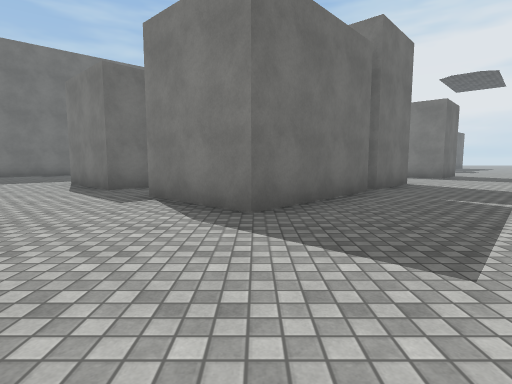
[1] (above)

24 first-person views from a walk through a 3-D level made in the Unity game engine. The camera is 1.3 m above the floor, tilts 6° down and sees 80° across. The floor is counted in squares, 2 m on a side. Each view is taken from the middle of a square. On the plan, view 1 faces up. The plan holds only what a view shows up to about 10 squares ahead; the rest is blank. The place goes on beyond the plan. The player is left out. Some animated figures are not drawn. Surface patterns are stand-ins for the level's own textures.

[2]
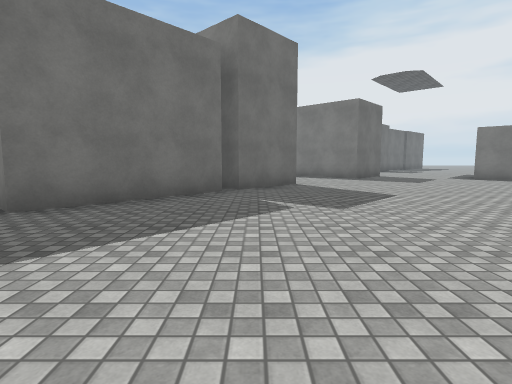

[3]
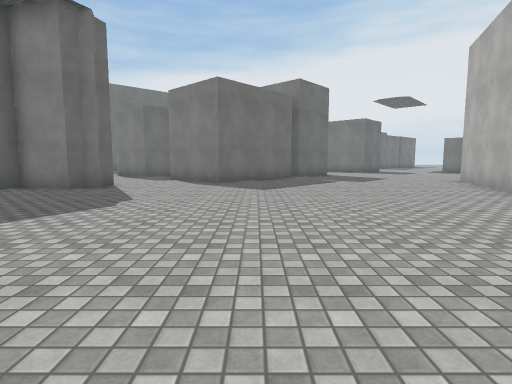

[4]
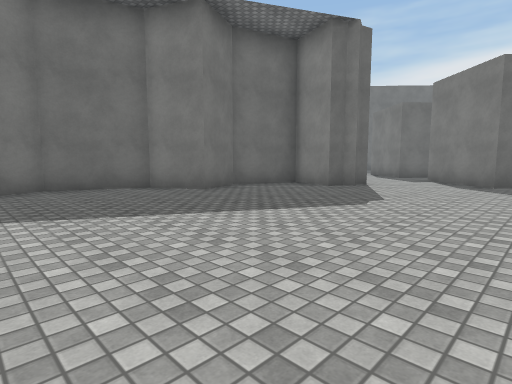

[5]
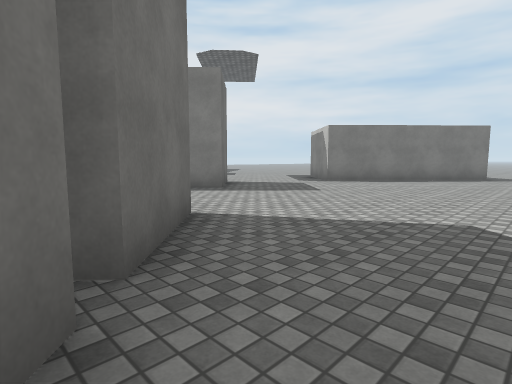

[6]
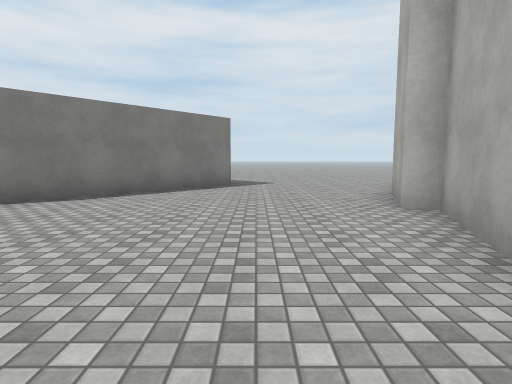

[7]
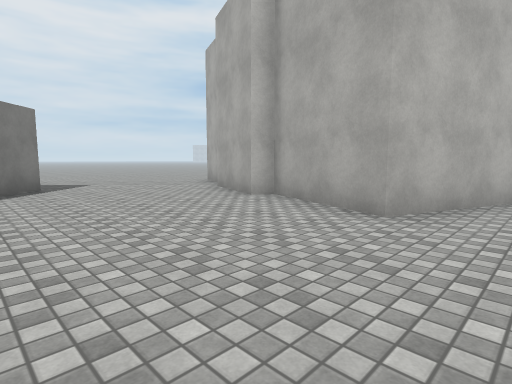

[8]
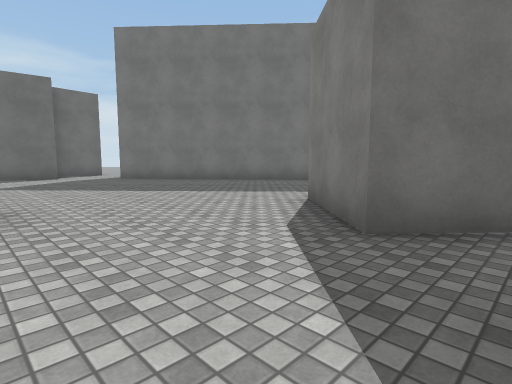

[9]
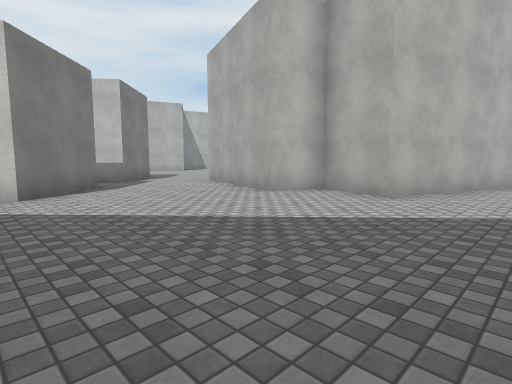

[10]
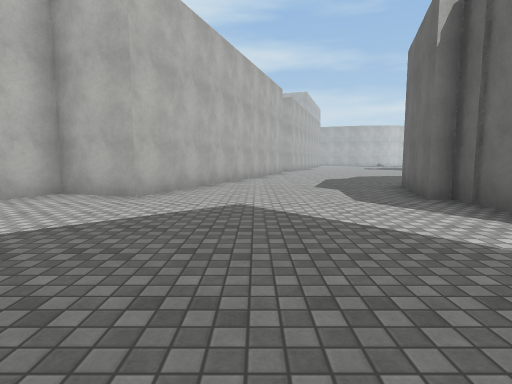

[11]
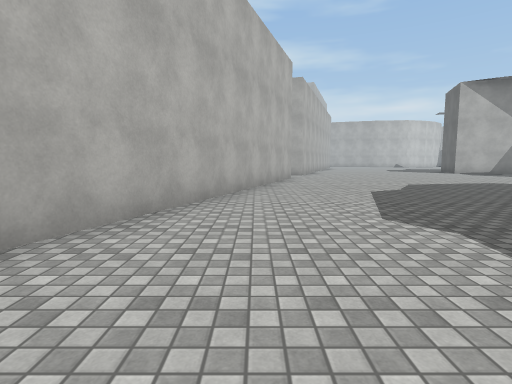

[12]
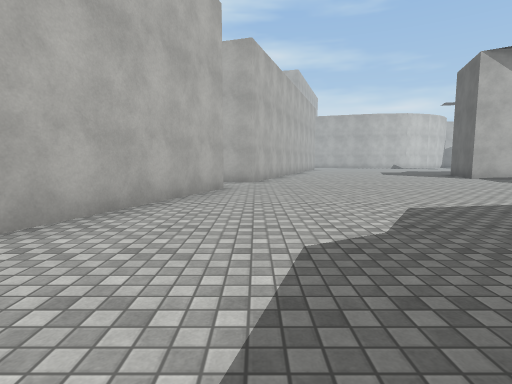

[13]
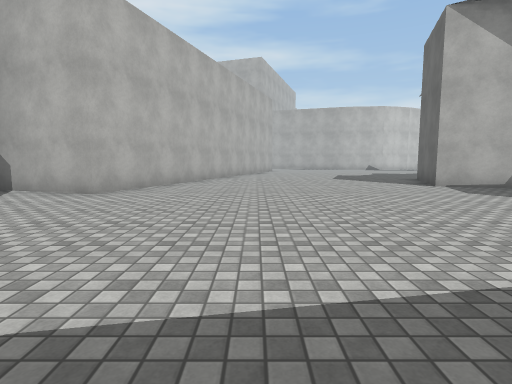

[14]
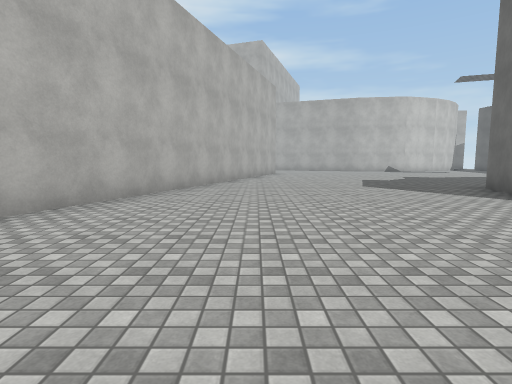

[15]
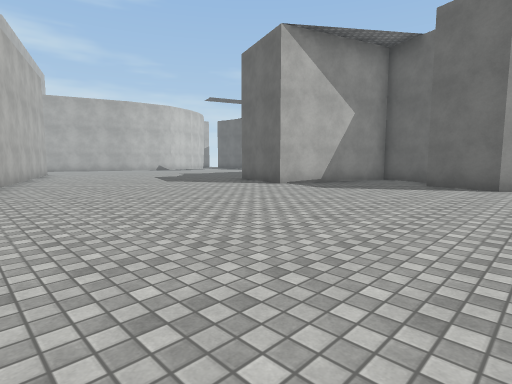

[16]
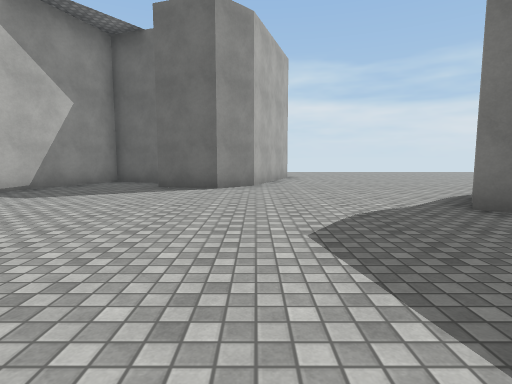

[17]
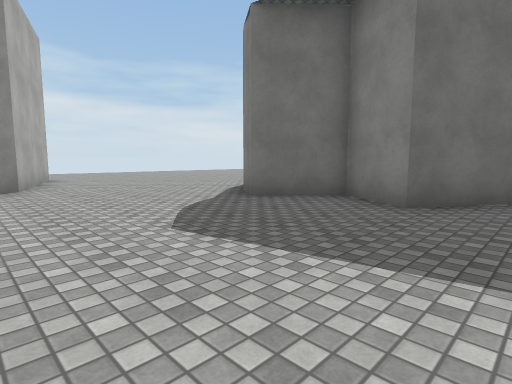

[18]
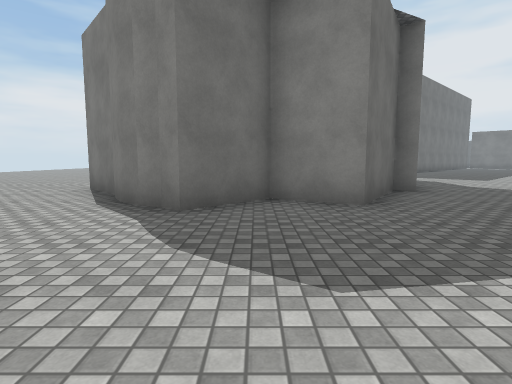

[19]
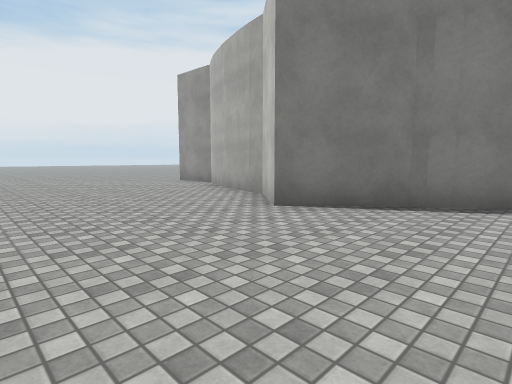

[20]
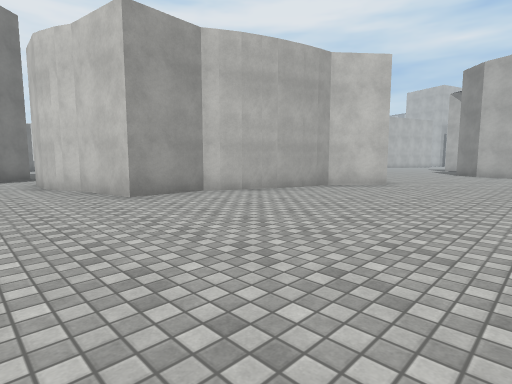

[21]
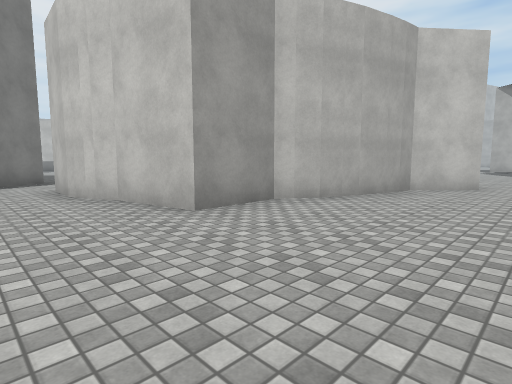

[22]
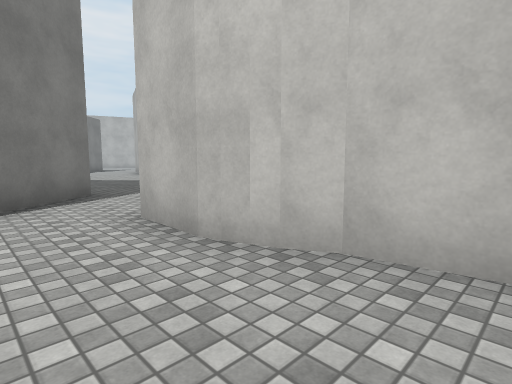

[23]
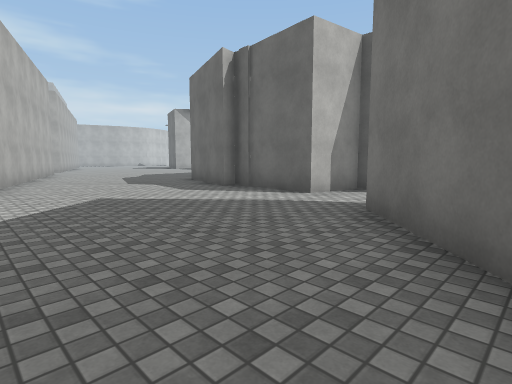

[24]
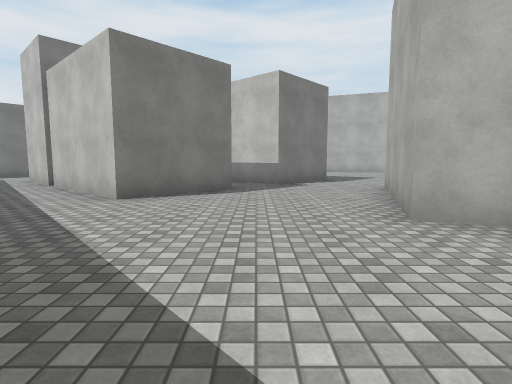

### Floor plan
Points are (right, up) in squares from view 1. A wall is a line through its corners. A room is listed if a view was taken in it or the views show most of it. See-through windows are left out.
Room 1 (views 1, 2, 3, 4, 5, 6, 7, 8)
walls: (-2.9, 2.2) (-3.1, 1.7) (-4.5, 2.1) (-5.1, 0.3) (-4.5, -1) (-5.8, -1.7) (-6.5, -3.7) (-6.2, -4.4); (6.1, 1) (7.4, 4.5) (9.9, 3.6) (10.1, 4) (12.1, 3.3); (-2.7, 2.9) (-2.8, 2.6) (-2.7, 2.2); (2.4, 6.4) (-0.1, 3.6) (-1.9, 5.4); (4.1, 8.3) (2.6, 6.6); (13, 2.5) (14, 2.1); (14, 6.6) (10.2, 10.1) (10.7, 10.6)
ways out: opening at (-2.7, 5) to room 2; opening at (15, 2)
Room 2 (views 9, 10, 11, 12, 13, 14, 15, 16, 17, 18, 19, 20, 21, 22, 23, 24)
walls: (-19.2, -0.9) (-19.9, -0.5) (-20.5, 0.4) (-21.8, 1.9) (-20.7, 3.1) (-20.7, 3.6); (-12.3, -6.1) (-8.9, 3.7) (-7.2, 3.1) (-6.8, 4.3) (-2.7, 2.9); (-20.7, 3.4) (-20.2, 5.1); (-20.2, 5) (-20, 5.5); (-20.1, 5.4) (-19.6, 6.2) (-19.7, 7.8) (-18, 8.1) (-17.5, 8.3); (-15.5, 6.8) (-14, 6.5) (-14.3, 4) (-13.8, 4.1) (-14.8, 1.2) (-15.1, 1.4) (-16.4, -0.7) (-17.8, 0.1) (-19, -1.2) (-20.1, -0.3); (-17.6, 8.3) (-16.9, 8.5) (-15.6, 8.5); (-23.7, -6.7) (-24.2, -8.2) (-20.4, -9.5) (-21.3, -11.9); (-25.6, -3.1) (-22.7, -4) (-21.9, -4.9) (-22.4, -6.4); (-11.1, 9.9) (-12.9, 8.2) (-14.2, 9.6); (-15.6, -15.5) (-12.9, -7.8) (-10.4, -8.6); (-1.9, 5.4) (-0.7, 6.7); (-2.2, 7.6) (-3.2, 6.5) (-5, 8.3) (-3, 10.5)
ways out: opening at (-2.7, 5) to room 1

Positions as (right, up) in squares from view 1, and headings:
1: (0, 0), facing up
2: (3, 0), facing up
3: (1, -5), facing up
4: (1, -5), facing up-left
5: (2, 5), facing up-right
6: (6, 6), facing right
7: (6, 8), facing down-right
8: (-2, 4), facing up-left
9: (-11, 9), facing down-right
10: (-11, 9), facing down
11: (-11, 5), facing down
12: (-13, 1), facing down
13: (-16, -2), facing down
14: (-16, -5), facing down
15: (-14, -4), facing down-left
16: (-15, -4), facing left
17: (-15, -5), facing up-left
18: (-18, -5), facing up
19: (-25, -1), facing up-right
20: (-25, 10), facing down-right
21: (-23, 10), facing down-right
22: (-19, 10), facing down-right
23: (-9, 10), facing down-left
24: (-10, 6), facing right
